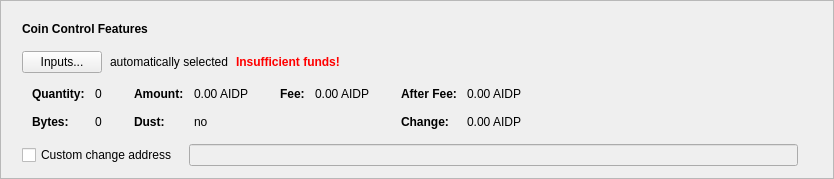
      <widget class="QFrame" name="frameCoinControl">
       <property name="sizePolicy">
        <sizepolicy hsizetype="Expanding" vsizetype="Fixed">
         <horstretch>0</horstretch>
         <verstretch>0</verstretch>
        </sizepolicy>
       </property>
       <property name="frameShape">
        <enum>QFrame::StyledPanel</enum>
       </property>
       <property name="frameShadow">
        <enum>QFrame::Raised</enum>
       </property>
       <layout class="QVBoxLayout" name="verticalLayout_2">
        <item>
         <layout class="QVBoxLayout" name="verticalLayoutCoinControl" stretch="0,0,0,0,0">
          <property name="spacing">
           <number>0</number>
          </property>
          <property name="sizeConstraint">
           <enum>QLayout::SetDefaultConstraint</enum>
          </property>
          <property name="leftMargin">
           <number>10</number>
          </property>
          <property name="topMargin">
           <number>10</number>
          </property>
          <item>
           <layout class="QHBoxLayout" name="horizontalLayoutCoinControl1">
            <property name="bottomMargin">
             <number>15</number>
            </property>
            <item>
             <widget class="QLabel" name="labelCoinControlFeatures">
              <property name="sizePolicy">
               <sizepolicy hsizetype="Preferred" vsizetype="Maximum">
                <horstretch>0</horstretch>
                <verstretch>0</verstretch>
               </sizepolicy>
              </property>
              <property name="font">
               <font>
                <weight>75</weight>
                <bold>true</bold>
               </font>
              </property>
              <property name="styleSheet">
               <string notr="true">font-weight:bold;</string>
              </property>
              <property name="text">
               <string>Coin Control Features</string>
              </property>
             </widget>
            </item>
           </layout>
          </item>
          <item>
           <layout class="QHBoxLayout" name="horizontalLayoutCoinControl2" stretch="0,0,0,0">
            <property name="spacing">
             <number>8</number>
            </property>
            <property name="bottomMargin">
             <number>10</number>
            </property>
            <item>
             <widget class="QPushButton" name="pushButtonCoinControl">
              <property name="styleSheet">
               <string notr="true"/>
              </property>
              <property name="text">
               <string>Inputs...</string>
              </property>
              <property name="autoDefault">
               <bool>false</bool>
              </property>
             </widget>
            </item>
            <item>
             <widget class="QLabel" name="labelCoinControlAutomaticallySelected">
              <property name="text">
               <string>automatically selected</string>
              </property>
              <property name="margin">
               <number>5</number>
              </property>
             </widget>
            </item>
            <item>
             <widget class="QLabel" name="labelCoinControlInsuffFunds">
              <property name="font">
               <font>
                <weight>75</weight>
                <bold>true</bold>
               </font>
              </property>
              <property name="styleSheet">
               <string notr="true">color:red;font-weight:bold;</string>
              </property>
              <property name="text">
               <string>Insufficient funds!</string>
              </property>
              <property name="margin">
               <number>5</number>
              </property>
             </widget>
            </item>
            <item>
             <spacer name="horizontalSpacerCoinControl">
              <property name="orientation">
               <enum>Qt::Horizontal</enum>
              </property>
              <property name="sizeHint" stdset="0">
               <size>
                <width>40</width>
                <height>1</height>
               </size>
              </property>
             </spacer>
            </item>
           </layout>
          </item>
          <item>
           <widget class="QWidget" name="widgetCoinControl" native="true">
            <property name="sizePolicy">
             <sizepolicy hsizetype="Preferred" vsizetype="Preferred">
              <horstretch>0</horstretch>
              <verstretch>0</verstretch>
             </sizepolicy>
            </property>
            <property name="minimumSize">
             <size>
              <width>0</width>
              <height>0</height>
             </size>
            </property>
            <property name="styleSheet">
             <string notr="true"/>
            </property>
            <layout class="QHBoxLayout" name="horizontalLayoutCoinControl5">
             <property name="leftMargin">
              <number>0</number>
             </property>
             <property name="topMargin">
              <number>0</number>
             </property>
             <property name="rightMargin">
              <number>0</number>
             </property>
             <property name="bottomMargin">
              <number>0</number>
             </property>
             <item>
              <layout class="QHBoxLayout" name="horizontalLayoutCoinControl3" stretch="0,0,0,1">
               <property name="spacing">
                <number>20</number>
               </property>
               <property name="topMargin">
                <number>0</number>
               </property>
               <property name="bottomMargin">
                <number>10</number>
               </property>
               <item>
                <layout class="QFormLayout" name="formLayoutCoinControl1">
                 <property name="horizontalSpacing">
                  <number>10</number>
                 </property>
                 <property name="verticalSpacing">
                  <number>14</number>
                 </property>
                 <property name="leftMargin">
                  <number>10</number>
                 </property>
                 <property name="topMargin">
                  <number>4</number>
                 </property>
                 <property name="rightMargin">
                  <number>6</number>
                 </property>
                 <item row="0" column="0">
                  <widget class="QLabel" name="labelCoinControlQuantityText">
                   <property name="font">
                    <font>
                     <weight>75</weight>
                     <bold>true</bold>
                    </font>
                   </property>
                   <property name="text">
                    <string>Quantity:</string>
                   </property>
                   <property name="margin">
                    <number>0</number>
                   </property>
                  </widget>
                 </item>
                 <item row="0" column="1">
                  <widget class="QLabel" name="labelCoinControlQuantity">
                   <property name="cursor">
                    <cursorShape>IBeamCursor</cursorShape>
                   </property>
                   <property name="contextMenuPolicy">
                    <enum>Qt::ActionsContextMenu</enum>
                   </property>
                   <property name="text">
                    <string notr="true">0</string>
                   </property>
                   <property name="margin">
                    <number>0</number>
                   </property>
                   <property name="textInteractionFlags">
                    <set>Qt::LinksAccessibleByMouse|Qt::TextSelectableByKeyboard|Qt::TextSelectableByMouse</set>
                   </property>
                  </widget>
                 </item>
                 <item row="1" column="0">
                  <widget class="QLabel" name="labelCoinControlBytesText">
                   <property name="font">
                    <font>
                     <weight>75</weight>
                     <bold>true</bold>
                    </font>
                   </property>
                   <property name="text">
                    <string>Bytes:</string>
                   </property>
                  </widget>
                 </item>
                 <item row="1" column="1">
                  <widget class="QLabel" name="labelCoinControlBytes">
                   <property name="cursor">
                    <cursorShape>IBeamCursor</cursorShape>
                   </property>
                   <property name="contextMenuPolicy">
                    <enum>Qt::ActionsContextMenu</enum>
                   </property>
                   <property name="text">
                    <string notr="true">0</string>
                   </property>
                   <property name="textInteractionFlags">
                    <set>Qt::LinksAccessibleByMouse|Qt::TextSelectableByKeyboard|Qt::TextSelectableByMouse</set>
                   </property>
                  </widget>
                 </item>
                </layout>
               </item>
               <item>
                <layout class="QFormLayout" name="formLayoutCoinControl2">
                 <property name="horizontalSpacing">
                  <number>10</number>
                 </property>
                 <property name="verticalSpacing">
                  <number>14</number>
                 </property>
                 <property name="leftMargin">
                  <number>6</number>
                 </property>
                 <property name="topMargin">
                  <number>4</number>
                 </property>
                 <property name="rightMargin">
                  <number>6</number>
                 </property>
                 <item row="0" column="0">
                  <widget class="QLabel" name="labelCoinControlAmountText">
                   <property name="font">
                    <font>
                     <weight>75</weight>
                     <bold>true</bold>
                    </font>
                   </property>
                   <property name="text">
                    <string>Amount:</string>
                   </property>
                   <property name="margin">
                    <number>0</number>
                   </property>
                  </widget>
                 </item>
                 <item row="0" column="1">
                  <widget class="QLabel" name="labelCoinControlAmount">
                   <property name="cursor">
                    <cursorShape>IBeamCursor</cursorShape>
                   </property>
                   <property name="contextMenuPolicy">
                    <enum>Qt::ActionsContextMenu</enum>
                   </property>
                   <property name="text">
                    <string notr="true">0.00 AIDP</string>
                   </property>
                   <property name="textInteractionFlags">
                    <set>Qt::LinksAccessibleByMouse|Qt::TextSelectableByKeyboard|Qt::TextSelectableByMouse</set>
                   </property>
                  </widget>
                 </item>
                 <item row="1" column="0">
                  <widget class="QLabel" name="labelCoinControlLowOutputText">
                   <property name="font">
                    <font>
                     <weight>75</weight>
                     <bold>true</bold>
                    </font>
                   </property>
                   <property name="text">
                    <string>Dust:</string>
                   </property>
                  </widget>
                 </item>
                 <item row="1" column="1">
                  <widget class="QLabel" name="labelCoinControlLowOutput">
                   <property name="cursor">
                    <cursorShape>IBeamCursor</cursorShape>
                   </property>
                   <property name="contextMenuPolicy">
                    <enum>Qt::ActionsContextMenu</enum>
                   </property>
                   <property name="text">
                    <string notr="true">no</string>
                   </property>
                   <property name="textInteractionFlags">
                    <set>Qt::LinksAccessibleByMouse|Qt::TextSelectableByKeyboard|Qt::TextSelectableByMouse</set>
                   </property>
                  </widget>
                 </item>
                </layout>
               </item>
               <item>
                <layout class="QFormLayout" name="formLayoutCoinControl3">
                 <property name="horizontalSpacing">
                  <number>10</number>
                 </property>
                 <property name="verticalSpacing">
                  <number>14</number>
                 </property>
                 <property name="leftMargin">
                  <number>6</number>
                 </property>
                 <property name="topMargin">
                  <number>4</number>
                 </property>
                 <property name="rightMargin">
                  <number>6</number>
                 </property>
                 <item row="0" column="0">
                  <widget class="QLabel" name="labelCoinControlFeeText">
                   <property name="font">
                    <font>
                     <weight>75</weight>
                     <bold>true</bold>
                    </font>
                   </property>
                   <property name="text">
                    <string>Fee:</string>
                   </property>
                   <property name="margin">
                    <number>0</number>
                   </property>
                  </widget>
                 </item>
                 <item row="0" column="1">
                  <widget class="QLabel" name="labelCoinControlFee">
                   <property name="cursor">
                    <cursorShape>IBeamCursor</cursorShape>
                   </property>
                   <property name="contextMenuPolicy">
                    <enum>Qt::ActionsContextMenu</enum>
                   </property>
                   <property name="text">
                    <string notr="true">0.00 AIDP</string>
                   </property>
                   <property name="textInteractionFlags">
                    <set>Qt::LinksAccessibleByMouse|Qt::TextSelectableByKeyboard|Qt::TextSelectableByMouse</set>
                   </property>
                  </widget>
                 </item>
                </layout>
               </item>
               <item>
                <layout class="QFormLayout" name="formLayoutCoinControl4">
                 <property name="horizontalSpacing">
                  <number>10</number>
                 </property>
                 <property name="verticalSpacing">
                  <number>14</number>
                 </property>
                 <property name="leftMargin">
                  <number>6</number>
                 </property>
                 <property name="topMargin">
                  <number>4</number>
                 </property>
                 <property name="rightMargin">
                  <number>6</number>
                 </property>
                 <item row="0" column="0">
                  <widget class="QLabel" name="labelCoinControlAfterFeeText">
                   <property name="font">
                    <font>
                     <weight>75</weight>
                     <bold>true</bold>
                    </font>
                   </property>
                   <property name="text">
                    <string>After Fee:</string>
                   </property>
                   <property name="margin">
                    <number>0</number>
                   </property>
                  </widget>
                 </item>
                 <item row="0" column="1">
                  <widget class="QLabel" name="labelCoinControlAfterFee">
                   <property name="cursor">
                    <cursorShape>IBeamCursor</cursorShape>
                   </property>
                   <property name="contextMenuPolicy">
                    <enum>Qt::ActionsContextMenu</enum>
                   </property>
                   <property name="text">
                    <string notr="true">0.00 AIDP</string>
                   </property>
                   <property name="textInteractionFlags">
                    <set>Qt::LinksAccessibleByMouse|Qt::TextSelectableByKeyboard|Qt::TextSelectableByMouse</set>
                   </property>
                  </widget>
                 </item>
                 <item row="1" column="0">
                  <widget class="QLabel" name="labelCoinControlChangeText">
                   <property name="font">
                    <font>
                     <weight>75</weight>
                     <bold>true</bold>
                    </font>
                   </property>
                   <property name="text">
                    <string>Change:</string>
                   </property>
                  </widget>
                 </item>
                 <item row="1" column="1">
                  <widget class="QLabel" name="labelCoinControlChange">
                   <property name="cursor">
                    <cursorShape>IBeamCursor</cursorShape>
                   </property>
                   <property name="contextMenuPolicy">
                    <enum>Qt::ActionsContextMenu</enum>
                   </property>
                   <property name="text">
                    <string notr="true">0.00 AIDP</string>
                   </property>
                   <property name="textInteractionFlags">
                    <set>Qt::LinksAccessibleByMouse|Qt::TextSelectableByKeyboard|Qt::TextSelectableByMouse</set>
                   </property>
                  </widget>
                 </item>
                </layout>
               </item>
              </layout>
             </item>
            </layout>
           </widget>
          </item>
          <item>
           <layout class="QHBoxLayout" name="horizontalLayoutCoinControl4" stretch="0,0,0">
            <property name="spacing">
             <number>12</number>
            </property>
            <property name="sizeConstraint">
             <enum>QLayout::SetDefaultConstraint</enum>
            </property>
            <property name="topMargin">
             <number>5</number>
            </property>
            <property name="rightMargin">
             <number>5</number>
            </property>
            <item>
             <widget class="QCheckBox" name="checkBoxCoinControlChange">
              <property name="toolTip">
               <string>If this is activated, but the change address is empty or invalid, change will be sent to a newly generated address.</string>
              </property>
              <property name="text">
               <string>Custom change address</string>
              </property>
             </widget>
            </item>
            <item>
             <widget class="QValidatedLineEdit" name="lineEditCoinControlChange">
              <property name="enabled">
               <bool>false</bool>
              </property>
              <property name="sizePolicy">
               <sizepolicy hsizetype="Expanding" vsizetype="Fixed">
                <horstretch>0</horstretch>
                <verstretch>0</verstretch>
               </sizepolicy>
              </property>
             </widget>
            </item>
            <item>
             <widget class="QLabel" name="labelCoinControlChangeLabel">
              <property name="sizePolicy">
               <sizepolicy hsizetype="Preferred" vsizetype="Expanding">
                <horstretch>0</horstretch>
                <verstretch>0</verstretch>
               </sizepolicy>
              </property>
              <property name="minimumSize">
               <size>
                <width>0</width>
                <height>0</height>
               </size>
              </property>
              <property name="text">
               <string/>
              </property>
              <property name="margin">
               <number>3</number>
              </property>
             </widget>
            </item>
           </layout>
          </item>
          <item>
           <spacer name="verticalSpacerCoinControl">
            <property name="orientation">
             <enum>Qt::Vertical</enum>
            </property>
            <property name="sizeType">
             <enum>QSizePolicy::Expanding</enum>
            </property>
            <property name="sizeHint" stdset="0">
             <size>
              <width>800</width>
              <height>1</height>
             </size>
            </property>
           </spacer>
          </item>
         </layout>
        </item>
       </layout>
      </widget>
